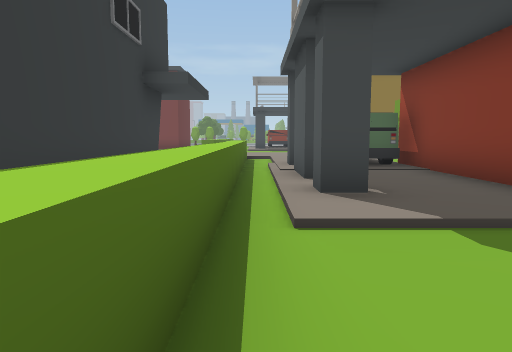
view 1 (above)

21 first-person views from a walk through a scene from a Unity 3-D project. The camera is 1.4 m above the floor, tilts 6° down and sees 70° across. The floor is counted in squares, 2 m on a side. Each view is taken from the middle of a square. On the plan, view 1 faces up. The plan holds only what a view shows up to about 11 squares ahead; the rest is blank. The place goes on beyond the plan. Some surface patterns are stand-ins.

view 2
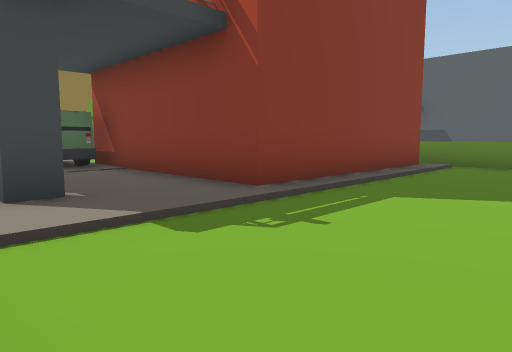

view 3
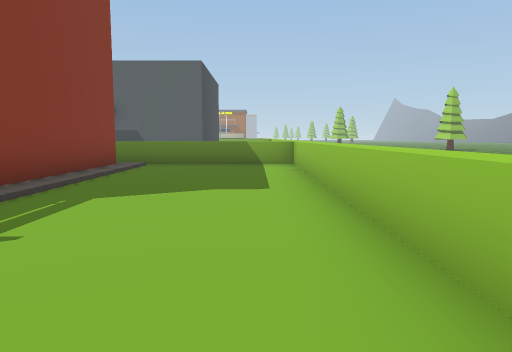

view 4
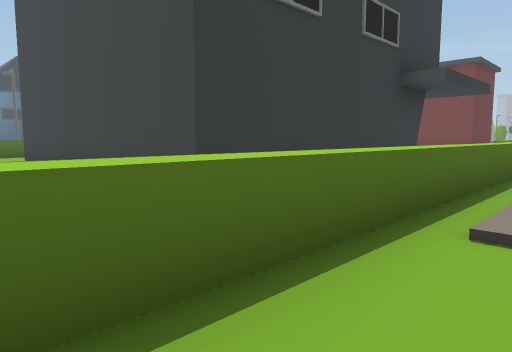

view 5
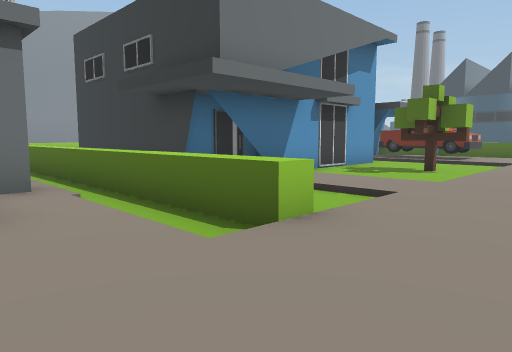

view 6
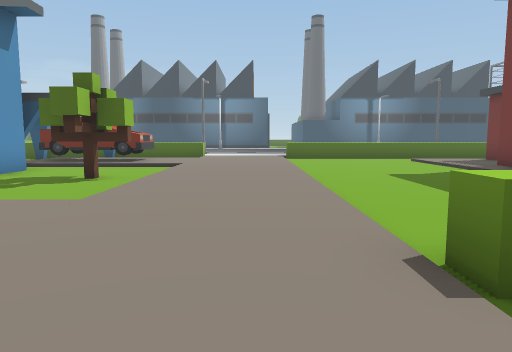

view 7
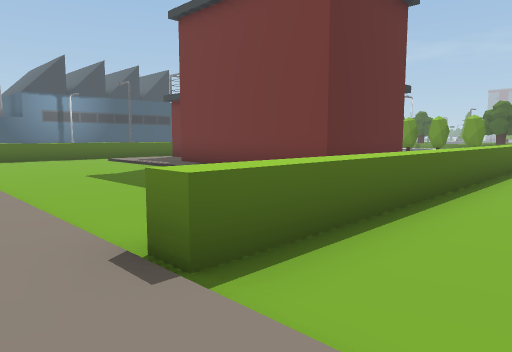

view 8
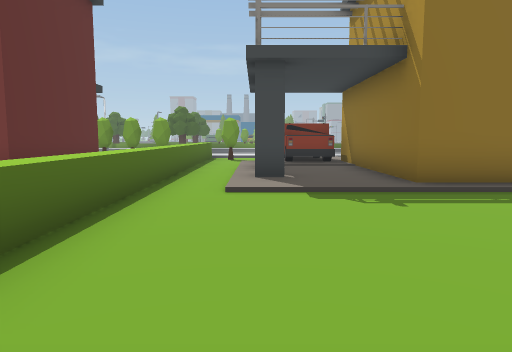

view 9
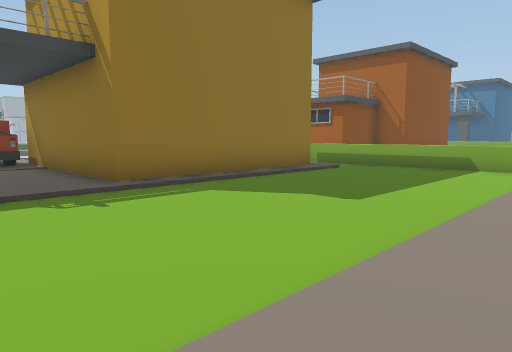

view 10
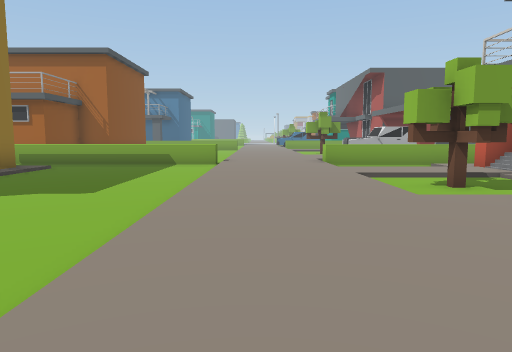

view 11
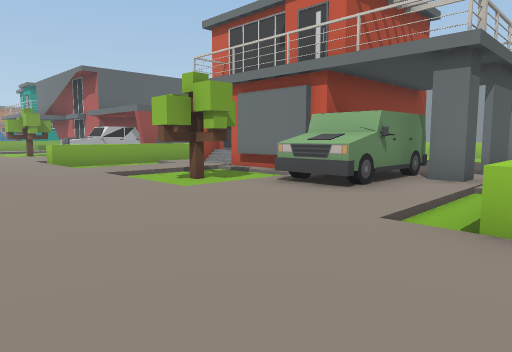

view 12
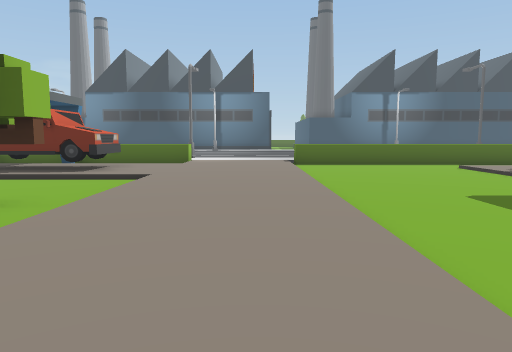

view 13
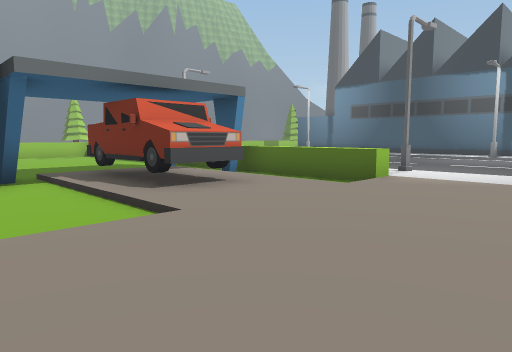

view 14
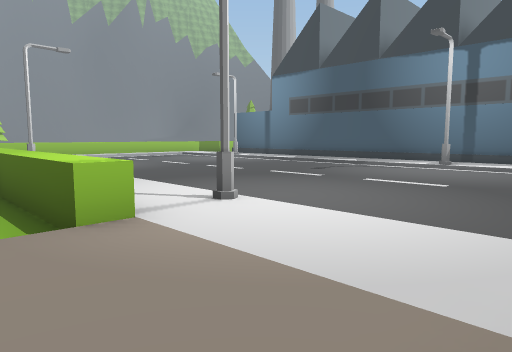

view 15
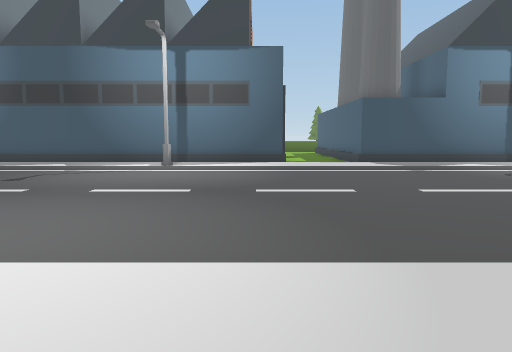

view 16
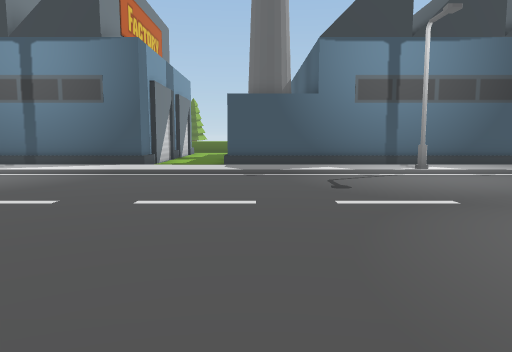

view 17
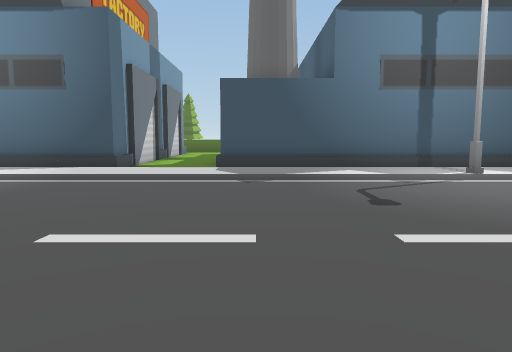

view 18
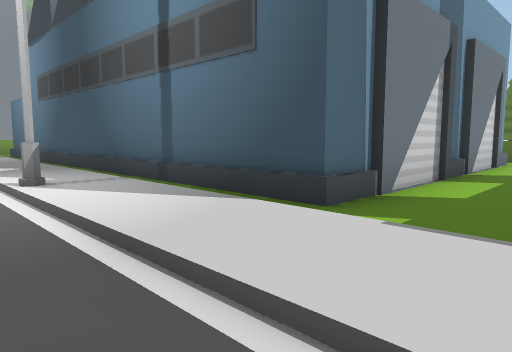

view 19
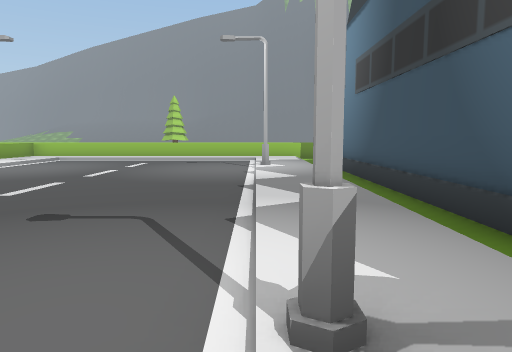

view 20
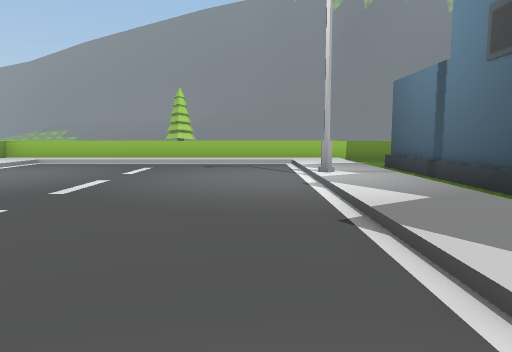

view 21
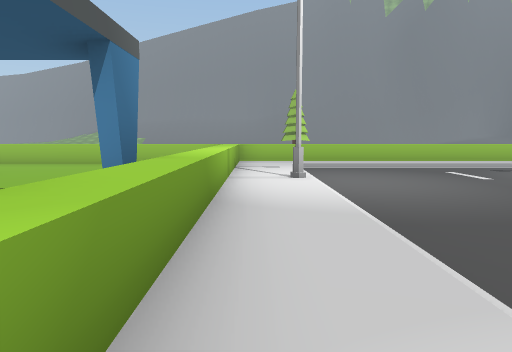

### Floor plan
Key: @ floor where view 1 was taken; # wall or solid block; x gap in a wall; . main floor; : floor 0.25 m higher than the main floor; / step, stairs or slope; ^ raised ledge; T tree; R truck; S streetlight; B building; O other object.
Columns run from 32 left of view 1 to 10 right of it. Each row starts with its distance up from view 1.
 24        B:/                 #/ ^.::R#
 23       BB:/.                #/ ^. ::#
 22        B:S...     ^        #/ ^.x::#
 21        B:/....    ^  ::#####/ ^.#::#      ^
 20     BBBB:/......  ^.:::::     ^.:::######.^
 19      B B:/....../ ^.....      ^...........^
 18      B B:/....../:^.......    ^...........^
 17       B.:/....../ ^.........  ^...........^
 16   ......:/....../ ^...........^...........^
 15 BBBBBBB.:/....../://///////////////////////
 14     BBBB:/....../::::::::::::::::::::::::::
 13        B:/....../::::::::::::::::::::::::::
 12        B:S......S:^/::///////:///:::///://^
 11       BB:/....../:^/::/.TT../:.^.:::.T.:/.^
 10        B:/....../:^/RR/..T../: ^.:OO.T.:/.^
  9        B:/....../:^/ R/.....   ^.:OO##/://^
  8        B:/....../:^/RR/########^.#OO#####:^
  7        B:/....../:^////#      #^.x::#
  6        B:/....../:^....       #^.#::#
  5        B:/....../:^....       #^.:::#
  4        B:S......S:^....       #^.#::##### ^
  3        B:/....../:^ ...##     #^./////////^
  2        B:/....../:^  ...###### ^..........^
  1       B.:/....../:^  ...       ^..........^
  0        .:////////:^  ....      ^@.........^
 -1       ^^^^^^^^^^^^^^^^^^^^       ^^^^^^^^^^

Positions as (right, up) in squares from view 1, and headings:
1: (0, 0), facing up
2: (0, 0), facing up-right
3: (0, 0), facing right
4: (1, 0), facing up-left
5: (2, 14), facing down-left
6: (0, 14), facing left
7: (0, 14), facing up-left
8: (0, 14), facing up
9: (0, 14), facing up-right
10: (-1, 14), facing right
11: (-1, 15), facing down-right
12: (-3, 14), facing left
13: (-8, 15), facing down-left
14: (-13, 15), facing down-left
15: (-14, 14), facing left
16: (-15, 18), facing left
17: (-17, 18), facing left
18: (-22, 17), facing down-left
19: (-23, 13), facing down
20: (-22, 10), facing down
21: (-15, 10), facing down
